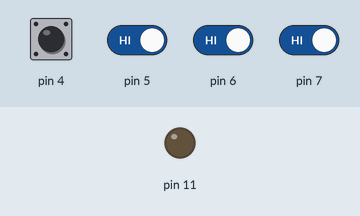
Bench run of a sketch on a simulated Arduino Uno, built with avr-gcc and run on an emulated ATmega328P. Shown: output pins drawn as LEDs (lit = HIGH). Inputs (shaded band) come from the test bench; at power-on: pin 4–7 HIGH.

Above: at 1.2 s.
1.3 s: pin 5 driven LOW
At 2.4 s:
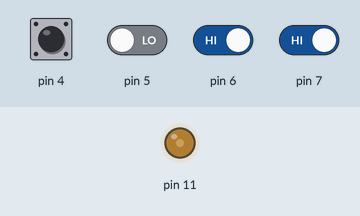
2.8 s: pin 6 driven LOW
At 3.7 s:
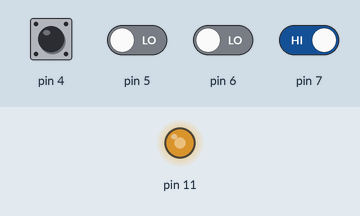
4.3 s: pin 7 driven LOW
At 5.1 s:
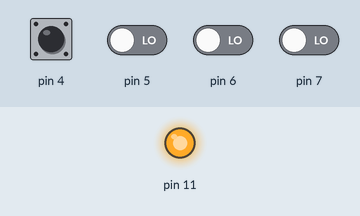
5.8 s: pin 7 driven HIGH
At 6.5 s:
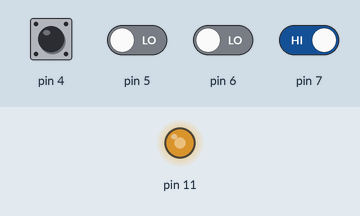
7.3 s: pin 6 driven HIGH
At 7.9 s:
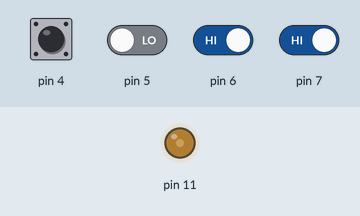
Timing chart, 0 to 9.8 s (numbered marks = the images above; inputs shaded):
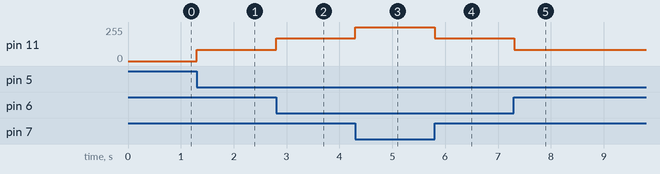

The sketch:

code.ino
```cpp
void setup()
{
  pinMode(4, INPUT);
  pinMode(5, INPUT);
  pinMode(6, INPUT);
  pinMode(7, INPUT);

  pinMode(11, OUTPUT);
  digitalWrite(11, LOW);
}

void loop()
{
  int botao1 = digitalRead(7);
  int botao2 = digitalRead(6);
  int botao3 = digitalRead(5);
  int botao4 = digitalRead(4);

  if(botao4 == LOW){
  	analogWrite(11, 0);
  }

  if(botao3 == LOW){
  	analogWrite(11, 85);
  }

  if(botao2 == LOW){
  	analogWrite(11, 170);
  }

  if(botao1 == LOW){
  	analogWrite(11, 255);
  }

  delay(10);
}
```

Measured:
- after the input at 1.3 s, pin 11: 0/255 → 85/255 at once
- after the input at 2.8 s, pin 11: 85/255 → 170/255 at once
- after the input at 4.3 s, pin 11: 170/255 → 255/255 at once
- after the input at 5.8 s, pin 11: 255/255 → 170/255 at once
- after the input at 7.3 s, pin 11: 170/255 → 85/255 at once
